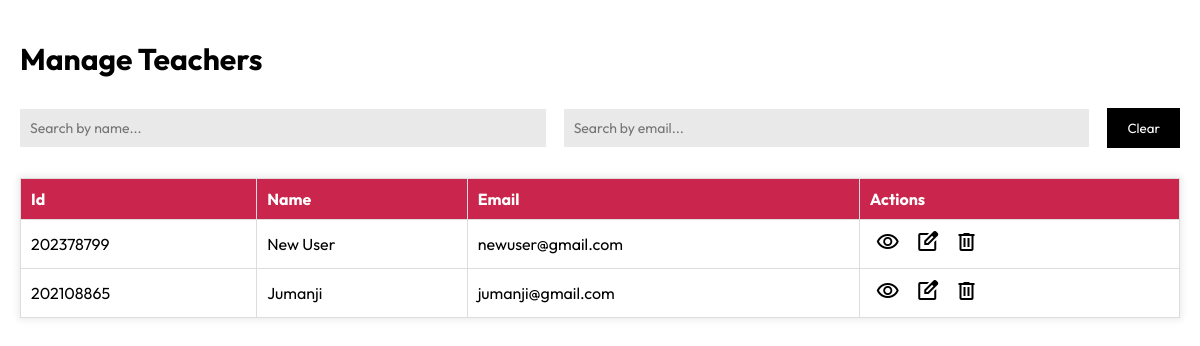
/lms/frontend/Admin/manage-teachers.php, run on the app's committed database.
### tables this page shows
CREATE TABLE `users` (
  `id` int(11) NOT NULL,
  `name` varchar(50) NOT NULL,
  `email` varchar(100) NOT NULL,
  `password` varchar(100) NOT NULL,
  `university_id` varchar(9) NOT NULL,
  `phone` int(10) NOT NULL,
  `role` varchar(50) NOT NULL DEFAULT 'student',
  `status` varchar(10) NOT NULL DEFAULT 'active',
  `borrowed_books` int(20) NOT NULL DEFAULT 0,
  `limit` int(20) NOT NULL DEFAULT 8
);

### lms/frontend/Admin/manage-teachers.php (the view, shortened to what this page needs)
<?php
include '../../backend/db.php';
$sql = "SELECT * FROM users WHERE role='teacher'";
$result = $conn->query($sql);
?>
<!DOCTYPE html>
<html lang="en">
<head>
    <link rel="stylesheet" href="../styles/utility.css">
    <link rel="stylesheet" href="../styles/manage.css">
</head>
<body>
    <section>
        <div class="head">
            <h2 class="dashboard-titles">Manage Teachers</h2>
        </div>
        <div class="filters">
            <form action="">
                <input type="text" id="name" placeholder="Search by name...">
                <input type="email" id="email" placeholder="Search by email...">
                <button class="clear-filters">Clear</button>
            </form>
        </div>
        <div>
            <table>
                <thead>
                    <tr>
                        <th>Id</th>
                        <th>Name</th>
                        <th>Email</th>
                        <th class="actions">Actions</th>
                    </tr>
                </thead>
                <tbody>
                <?php
                    if ($result->num_rows > 0) {
                        while ($row = $result->fetch_assoc()) {
                    ?>
                            <tr>
                                <td><?php echo htmlspecialchars($row['university_id']); ?></td>
                                <td><?php echo htmlspecialchars($row['name']); ?></td>
                                <td><?php echo htmlspecialchars($row['email']); ?></td>
                                <td class="actions">
                                <a href="profile.php?university_id=<?php echo urlencode($row['university_id']); ?>">
                                        <span class="material-symbols-outlined">visibility</span>
                                    </a>
                                    <a href="#"><span class="material-symbols-outlined">edit_square</span></a>
                                    <a href="#"><span class="material-symbols-outlined">delete</span></a>
                                </td>
                            </tr>
                    <?php
                        }
                    } else {
                        echo "<tr><td colspan='5'>No Users found</td></tr>";
                    }
                    ?>
                </tbody>
            </table>
        </div>
    </section>
</body>
</html>

### lms/frontend/styles/utility.css (style rules this page uses)
* { box-sizing: border-box; padding: 0; margin: 0; }
:root { --navy-blue: #2c3e50; --pink: #CA254C; }
html { scroll-behavior: smooth; }
body { font-family: "Outfit", serif; }
a { text-decoration: none; color: black; }
button { outline: none; font-family: "Outfit", serif; padding: 8px; border-width: 2px; border-style: solid; cursor: pointer; }
input, select, textarea { border: none; outline: none; font-family: "Outfit", serif; padding:10px; font-size: 14px; background-color: rgb(233, 233, 233); }
.dashboard-titles { font-size: 30px; }

### lms/frontend/styles/manage.css (style rules this page uses)
section { display: flex; flex-direction: column; gap: 30px; padding: 40px 20px; }
section .head { display: flex; align-items: center; justify-content: space-between; }
section .filters form { display: flex; align-items: center; justify-content: space-between; gap: 18px; }
input, select { width: 100%; }
.clear-filters { background-color: black; padding: 10px 18px; color: white; cursor: pointer; }
table { width: 100%; border-collapse: collapse; table-layout:auto; background-color: white; box-shadow: 0px 0px 7px 2px #00000014; }
th, td { border: 1px solid #ddd; padding: 10px; text-align: left; white-space: nowrap; overflow: hidden; text-overflow: ellipsis; max-width:300px; }
th { background-color: var(--pink); color: white; }
.actions span { cursor: pointer; margin-right: 10px; margin: 0 6px; }

### data on the page
users: university "202378799", name "New User", email "newuser@gmail.com"
users: university "202108865", name "Jumanji", email "jumanji@gmail.com"
